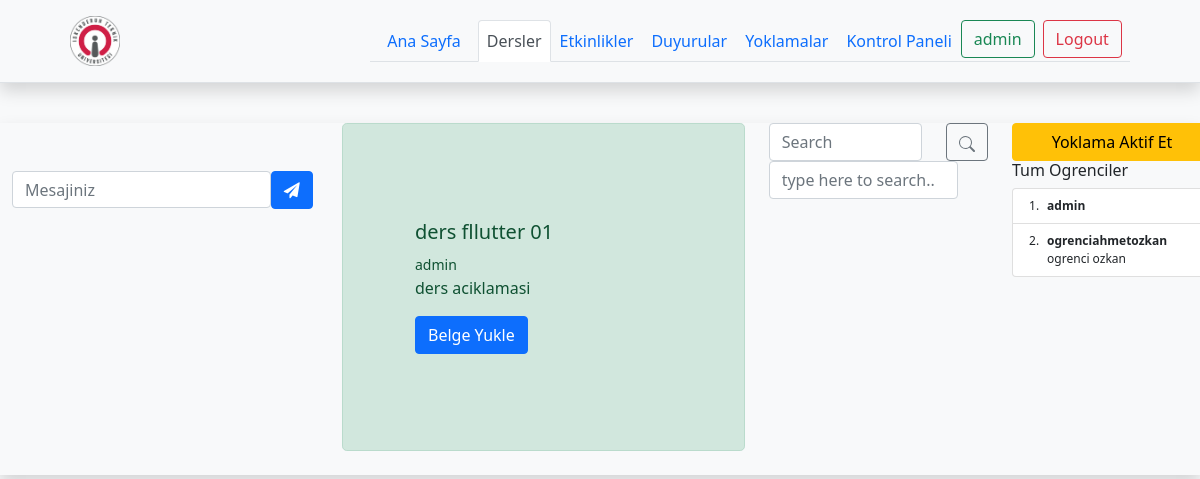
The page /lessons/lesson/15 (signed in) on the database as committed earlier.
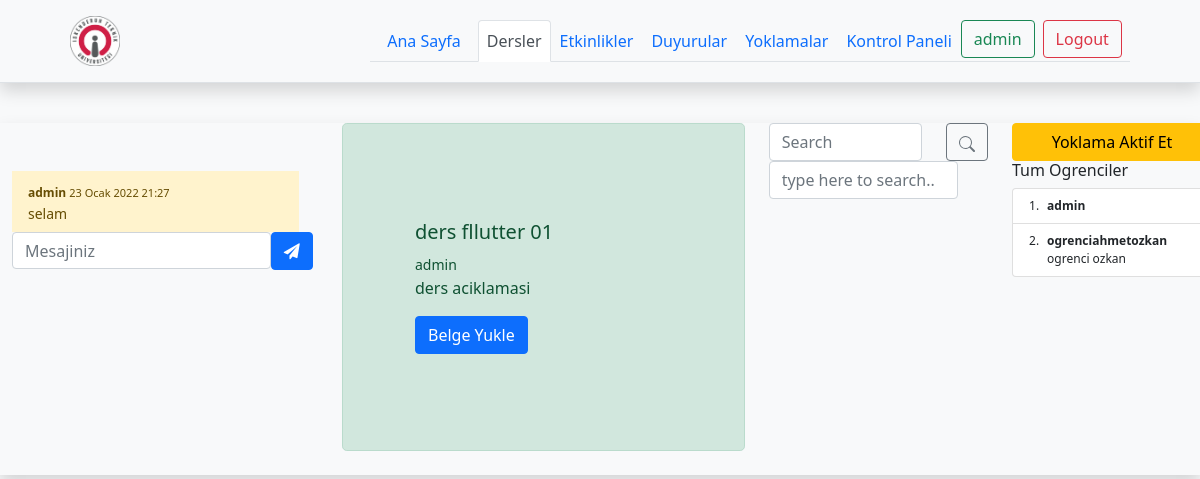
The same page on the database as committed later.
### lessons/models.py (models this page shows, shortened)
class Message(models.Model):
    lesson = models.ForeignKey(Lesson,on_delete=models.CASCADE)
    user = models.ForeignKey(User,on_delete=models.CASCADE)
    text = models.CharField(max_length=255,verbose_name="Mesajiniz")
    date = models.DateTimeField(auto_now=True)
    avaliable = models.BooleanField(default =True)

### lessons/views.py (the view, shortened to what this page needs)
# urls.py: path('lesson/<int:lesson_id>',views.lesson_detail,name="lesson_detail"),
@login_required(login_url='login')
def lesson_detail(request,lesson_id):
    current_user = request.user
    allowed_host = ALLOWED_HOSTS[1]
    lessons = Lesson.objects.all().order_by('-date')
    lesson = Lesson.objects.get(id = lesson_id)
    attendances = Attendance.objects.all().filter(lesson = lesson_id, avaliable = True)
    att_remove_last = Attendance.objects.last()
    attendance_remove_avaliable_last= att_remove_last
    attendance_form = AttendanceForm(request.POST or None)
    message_form = MessageForm(request.POST or None)
    message_text = Message.objects.all().filter(lesson = lesson_id)
    files = LessonFiles.objects.all().filter(lesson = lesson_id)
    fileForm = LessonFilesForm(request.POST or None, request.FILES or None)
    if fileForm.is_valid():
        file = fileForm.save(commit = False)
        file.lesson = lesson
        file.save()
        return HttpResponseRedirect(reverse("lesson_detail", kwargs={'lesson_id': lesson_id}))
    if message_form.is_valid():
        message = message_form.save(commit=False)
        message.lesson = lesson
        message.user = request.user
        message.save()
        return HttpResponseRedirect(reverse("lesson_detail", kwargs={'lesson_id': lesson_id}))
    if request.user.is_authenticated:
        lesson_join = current_user.lesson_joined.all()
    else:
        lesson_join = lessons
    context = {
        'current_user':current_user,
        'allowed_host':allowed_host,
        'lesson':lesson,
        'lesson_join':lesson_join,
        'lesson_files':files,
        'lesson_files_form':fileForm,
        'attendances':attendances,
        'attendance_form':attendance_form,
        'attendance_remove_avaliable_last':attendance_remove_avaliable_last,
        'message_form':message_form,
        'message_text':message_text,
    }
    return render(request,'lessons/lesson.html',context)

### lessons/forms.py
class LessonFilesForm(forms.ModelForm):
    title = forms.CharField( label='Belge Basligi',widget = forms.TextInput(attrs={
        'class': 'form-control',
        'placeholder': 'Belge Basligi'
    }))
    file = forms.FileField( label='Dosya Sec',widget = forms.ClearableFileInput(attrs={
        'class': 'form-control',
        'placeholder': 'Sec',
    }))
    avaliable = forms.BooleanField(initial=True,required=False, label='Yayinlansin')
    class Meta:
        model = LessonFiles
        fields = ["title","file",'avaliable']

class AttendanceForm(forms.ModelForm):
    class Meta:
        model = Attendance
        fields = ["date","date2","avaliable"]

### lessons/models.py (called while the page is built)
    def __str__(self):
        return self.name

### templates/lessons/lesson.html (shortened to what the changed rows need)
{% extends "base.html" %}
{% load static %}
{% block body %}
{% load crispy_forms_tags %}
<div class="container-fluid shadow"style="display: grid;
grid-template-rows: auto 1fr auto;
">
  <div class="row">
      {% if lesson not in lesson_join %}
      <div class= "alert alert-success text-center">Merhababar {{user.first_name}} {{user.last_name}} Derse Kayitli Degilsiniz.....</div>
      <div class="col-4">
        {% else %}
      <div class="col-3 " style="margin-right:30px;min-width :300px;max-width: 300px;">
     <br>
      <div class="container" style="padding-left: 0px;min-width :300px;max-width: 300px;">
      <div id="msg" class="overflow-auto" style="min-width :300px;max-width: 300px; max-height: 250px;">
        <ul id="chat-items" class="list-group list-group-flush " style=" width: 287px;">
          {% for message in message_text %}
          <li class="list-group-item list-group-item-warning ">
            <b  style=" font-size: 12px;">{{message.user}} </b>
            <small style=" font-size: 11px;">{{message.date}}</small>
          <br>
          <div style=" font-size: 14px;  ">
             {{message.text}}
          </div>
          </li>
          {% endfor %}
        </ul>
      </div>
 <br>
  {% endif %}
</div>
</div>
    {% if lesson not in lesson_join %}
    {% else %}
    <div class="col-2" style="margin-left:30px;">
      <br>
      <div class="overflow-auto " style="min-width :200px;max-width: 300px; max-height: 250px;">
      <ol class="list-group list-group-numbered">
        {% if lesson.students.all %}
        {% for student in lesson.students.all %}
        <li class="list-group-item d-flex justify-content-between
          align-items-start" style=" font-size: 12px;">
          <div class="ms-2 me-auto " style=" font-size: 12px;">
            <div class="fw-bold" >{{student.username}}</div>
            {{student.last_name}}
          </div>
        </li>
        {% endfor %}
        {% endif %}
      </ol>
    </div>
    </div>
    {% endif %}
 {% endblock body %}

### templates/includes/navbar-base.html (shortened to what this page needs)
{% load static %}
    <header class="%100 % bg-light shadow d-flex flex-wrap align-items-center justify-content-center py-3 mb-4 border-bottom">
      <a href="{% url 'index'%}" class="d-flex align-items-center col-md-3 mb-2 mb-md-0 text-dark text-decoration-none">
        <img width="50" height="50"src={%  static 'images/iste_arma.png' %} alt="">
      </a>
      <ul class="nav nav-tabs col-12 col-md-auto mb-2 justify-content-center mb-md-0">
        <li class="nav-item  "><a href="{% url 'index' %}" class="nav-link   {% if '/' == request.path %}  active link-secondary   {% endif %}">Ana Sayfa</a></li>
        <li><a href="{% url 'lessons' %}" class="nav-link px-2 {% if 'lessons' in request.path %}  active link-secondary  {% endif %} ">Dersler</a></li>
        <li><a href="{% url 'events' %}" class="nav-link px-2 {% if 'events' in request.path %} active link-secondary   {% endif %}">Etkinlikler</a></li>
 {% if request.user.is_authenticated %}
 <li><a href="{% url 'announcements' %}" class="nav-link px-2 {% if 'announcements' in request.path %} active link-secondary   {% endif %}">Duyurular</a></li>
 <li><a href="{% url 'attendances' %}" class="nav-link px-2 {% if 'attendances' in request.path %} active link-secondary   {% endif %}">Yoklamalar</a></li>
      <li class="nav-item active">
   <a class="nav-link  px-2  {% if 'dashboard' in request.path %}  active link-secondary  {% endif %} " href="{% url 'dashboard' %}">Kontrol Paneli</a>
  </li>
  <li class="nav-item active">
       <a class="btn btn-outline-success me-2" href="">{{request.user.username}}</a>
</li>
       <li class="nav-item active ">
   <a href="{% url 'logout'%}" class="btn btn-outline-danger me-2">Logout</a>
</li>
{% endif %}
    </header>

Rows that differ between the two databases and show on the page:
added Message: user "admin", date "23 Ocak 2022 21:27", text "selam"
